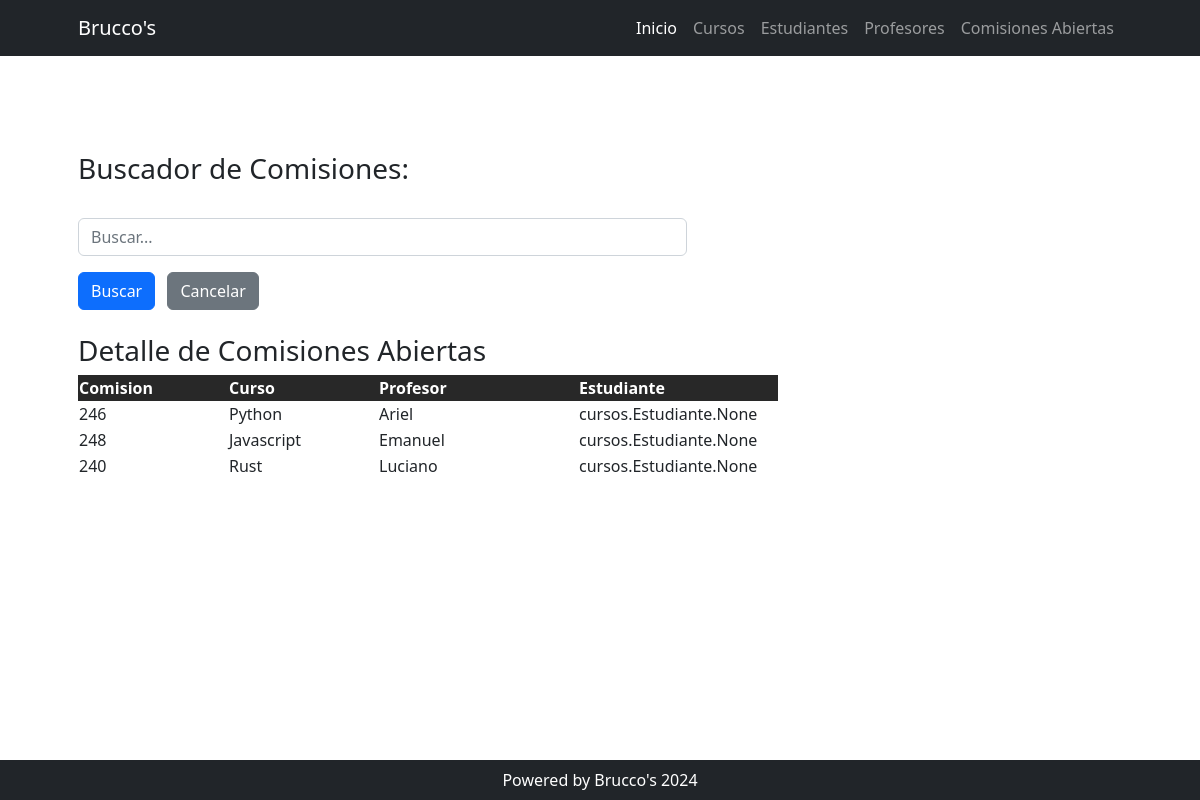
The app's page /comisiones/, older data.
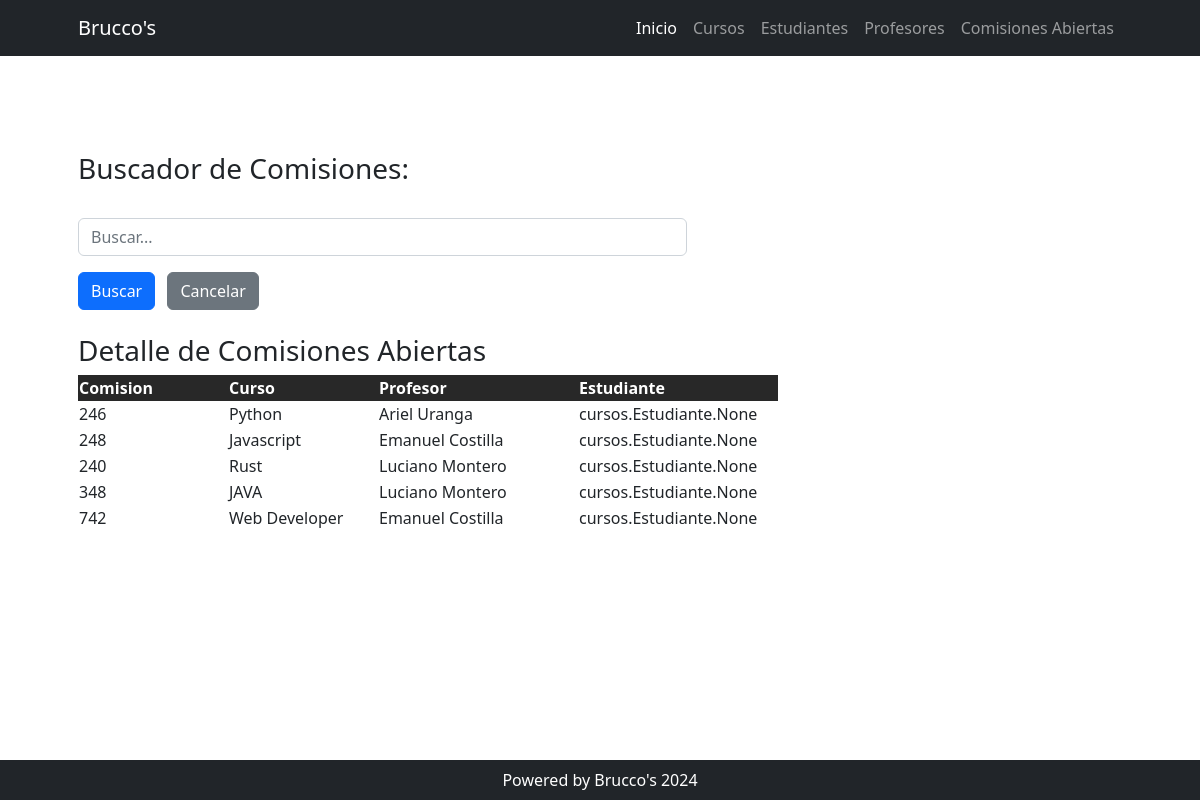
The same page, newer data.
### cursos/models.py (models this page shows, shortened)
class Comision(models.Model):
    nombre = models.PositiveBigIntegerField(unique=True)
    curso = models.ForeignKey(Curso, on_delete=models.SET_NULL, null=True, blank=True)
    profesor = models.ForeignKey(Profesor, on_delete=models.SET_NULL, null=True, blank=True)
    estudiante = models.ManyToManyField(Estudiante)

class Curso(models.Model):
    nombre = models.CharField(max_length=100)
    def __str__(self):
        return self.nombre

class Profesor(models.Model):
    nombre = models.CharField(max_length=100, unique=True)
    curso = models.ForeignKey(Curso, on_delete=models.SET_NULL, null=True, blank=True)
    def __str__(self):
        return self.nombre

### comisiones/views.py (the view)
# urls.py: path("", views.home, name="home"),
def home(request):
    query = models.Comision.objects.all()
    context = {"comisiones" : query}
    return render(request, "comisiones/index.html", context)

### comisiones/templates/comisiones/index.html (shortened to what this page needs)
{% extends 'core/base.html' %}
{% load static %}
{% block contenido %}
    <div class="row gx-4 gx-lg-12 align-items-center my-5">
        <div class="col-lg-12">
            <div class="col-lg-7">
                <h3 class="font-weight-light">Buscador de Comisiones:</h3>
                <div class="py-lg-4 ">
                    <form action="{% url 'cursos:home' %}" method="get">
                        <input type="text"
                               name="consulta"
                               placeholder="Buscar..."
                               class="form-control me-2">
                        <button type="submit" class="btn btn-primary me-2">Buscar</button>
                        <button type="button" class="btn btn-secondary" onclick="this.form.reset();">Cancelar</button>
                    </form>
                </div>
            </div>
            <h3>Detalle de Comisiones Abiertas</h3>
            <table>
                <thead>
                    <tr>
                        <th style="width: 150px; background-color: #282828; color: #ffffff;">Comision</th>
                        <th style="width: 150px; background-color: #282828; color: #ffffff;">Curso</th>
                        <th style="width: 200px; background-color: #282828; color: #ffffff;">Profesor</th>
                        <th style="width: 200px; background-color: #282828; color: #ffffff;">Estudiante</th>
                    </tr>
                </thead>
                <tbody>
                    {% for comision in comisiones %}
                        <tr>
                            <td>{{ comision.nombre }}</td>
                            <td>{{ comision.curso }}</td>
                            <td>{{ comision.profesor }}</td>
                            <td>{{ comision.estudiante }}</td>
                        </tr>
                    {% endfor %}
                </tbody>
            </table>
        </div>
    </div>
{% endblock contenido %}

### core/templates/core/base.html (shortened to what this page needs)
{% load static %}
<!DOCTYPE html>
<html lang="es">
    <head>
        <link href="{% static 'core/css/styles.css' %}" rel="stylesheet" />
    </head>
    <body>
        {% include 'core/components/navbar.html' %}
        <div class="container px-4 px-lg-5">
            {% block contenido %}
            {% endblock contenido %}
        </div>
        {% include 'core/components/footer.html' %}
    </body>
</html>

### core/templates/core/components/navbar.html (shortened to what this page needs)
<nav class="navbar navbar-expand-lg navbar-dark bg-dark">
    <div class="container px-5">
        <a class="navbar-brand" href="#!">Brucco's</a>
        <div class="collapse navbar-collapse" id="navbarSupportedContent">
            <ul class="navbar-nav ms-auto mb-2 mb-lg-0">
                <li class="nav-item"><a class="nav-link active" aria-current="page" href="{% url 'core:home' %}">Inicio</a></li>
                <li class="nav-item"><a class="nav-link" href="{% url 'cursos:home' %}">Cursos</a></li>
                <li class="nav-item"><a class="nav-link" href="{% url 'estudiantes:home' %}">Estudiantes</a></li>
                <li class="nav-item"><a class="nav-link" href="{% url 'profesores:home' %}">Profesores</a></li>
                <li class="nav-item"><a class="nav-link" href="{% url 'comisiones:home' %}">Comisiones Abiertas</a></li>
            </ul>
        </div>
    </div>
</nav>

### core/templates/core/components/footer.html
<footer class="py-2 bg-dark fixed-bottom">
    <div class="container px-4 px-lg-5">
        <p class="m-0 text-center text-white">Powered by Brucco's 2024</p>
    </div>
</footer>

Row changes from the older to the newer data that the page shows:
changed through a linked row, Comision "Python": profesor "Ariel" → "Ariel Uranga"
changed through a linked row, Comision "Javascript": profesor "Emanuel" → "Emanuel Costilla"
changed through a linked row, Comision "Rust": profesor "Luciano" → "Luciano Montero"
added Comision: nombre "348", curso "JAVA", profesor "Luciano Montero", estudiante "cursos.Estudiante.None"
added Comision: nombre "742", curso "Web Developer", profesor "Emanuel Costilla", estudiante "cursos.Estudiante.None"
